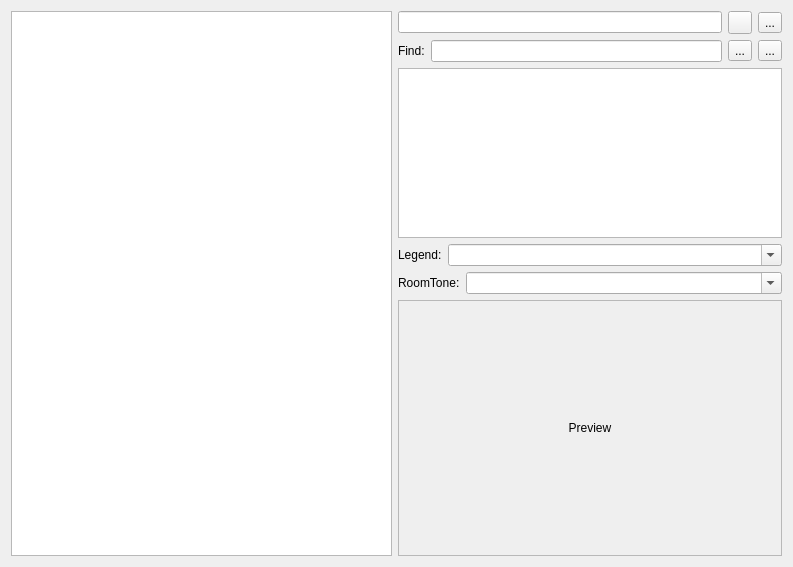
<?xml version="1.0" encoding="UTF-8"?>
<ui version="4.0">
 <class>WelcomeMode</class>
 <widget class="QWidget" name="WelcomeMode">
  <property name="geometry">
   <rect>
    <x>0</x>
    <y>0</y>
    <width>793</width>
    <height>567</height>
   </rect>
  </property>
  <property name="windowTitle">
   <string>Form</string>
  </property>
  <layout class="QHBoxLayout" name="horizontalLayout_2" stretch="0,0">
   <item>
    <widget class="QGraphicsView" name="graphicsView"/>
   </item>
   <item>
    <layout class="QVBoxLayout" name="verticalLayout">
     <item>
      <widget class="QWidget" name="widget" native="true">
       <property name="maximumSize">
        <size>
         <width>384</width>
         <height>16777215</height>
        </size>
       </property>
       <layout class="QHBoxLayout" name="horizontalLayout">
        <property name="leftMargin">
         <number>0</number>
        </property>
        <property name="topMargin">
         <number>0</number>
        </property>
        <property name="rightMargin">
         <number>0</number>
        </property>
        <property name="bottomMargin">
         <number>0</number>
        </property>
        <item>
         <widget class="QLineEdit" name="dirEdit">
          <property name="maximumSize">
           <size>
            <width>384</width>
            <height>16777215</height>
           </size>
          </property>
         </widget>
        </item>
        <item>
         <widget class="QToolButton" name="newFolderButton">
          <property name="toolTip">
           <string>Create a folder inside the current Maps folder</string>
          </property>
          <property name="text">
           <string/>
          </property>
          <property name="icon">
           <iconset resource="../tiled.qrc">
            <normaloff>:/images/16x16/document-new.png</normaloff>:/images/16x16/document-new.png</iconset>
          </property>
          <property name="toolButtonStyle">
           <enum>Qt::ToolButtonIconOnly</enum>
          </property>
         </widget>
        </item>
        <item>
         <widget class="QToolButton" name="dirBrowse">
          <property name="text">
           <string>...</string>
          </property>
         </widget>
        </item>
       </layout>
      </widget>
     </item>
     <item>
      <layout class="QHBoxLayout" name="findLayout">
       <item>
        <widget class="QLabel" name="findLabel">
         <property name="sizePolicy">
          <sizepolicy hsizetype="Preferred" vsizetype="Preferred">
           <horstretch>0</horstretch>
           <verstretch>0</verstretch>
          </sizepolicy>
         </property>
         <property name="text">
          <string>Find:</string>
         </property>
        </widget>
       </item>
       <item>
        <widget class="QLineEdit" name="findEdit">
         <property name="sizePolicy">
          <sizepolicy hsizetype="Preferred" vsizetype="Fixed">
           <horstretch>1</horstretch>
           <verstretch>0</verstretch>
          </sizepolicy>
         </property>
         <property name="maximumSize">
          <size>
           <width>384</width>
           <height>16777215</height>
          </size>
         </property>
         <property name="clearButtonEnabled">
          <bool>true</bool>
         </property>
        </widget>
       </item>
       <item>
        <widget class="QToolButton" name="findPrev">
         <property name="text">
          <string>...</string>
         </property>
         <property name="icon">
          <iconset resource="../tiled.qrc">
           <normaloff>:/images/16x16/go-up.png</normaloff>:/images/16x16/go-up.png</iconset>
         </property>
        </widget>
       </item>
       <item>
        <widget class="QToolButton" name="findNext">
         <property name="text">
          <string>...</string>
         </property>
         <property name="icon">
          <iconset resource="../tiled.qrc">
           <normaloff>:/images/16x16/go-down.png</normaloff>:/images/16x16/go-down.png</iconset>
         </property>
        </widget>
       </item>
      </layout>
     </item>
     <item>
      <widget class="QTreeView" name="treeView">
       <property name="maximumSize">
        <size>
         <width>384</width>
         <height>16777215</height>
        </size>
       </property>
      </widget>
     </item>
     <item>
      <layout class="QHBoxLayout" name="legendLayout">
       <item>
        <widget class="QLabel" name="legendLabel">
         <property name="sizePolicy">
          <sizepolicy hsizetype="Preferred" vsizetype="Preferred">
           <horstretch>0</horstretch>
           <verstretch>0</verstretch>
          </sizepolicy>
         </property>
         <property name="text">
          <string>Legend:</string>
         </property>
        </widget>
       </item>
       <item>
        <widget class="QComboBox" name="legendCombo">
         <property name="sizePolicy">
          <sizepolicy hsizetype="Preferred" vsizetype="Fixed">
           <horstretch>1</horstretch>
           <verstretch>0</verstretch>
          </sizepolicy>
         </property>
         <property name="editable">
          <bool>true</bool>
         </property>
        </widget>
       </item>
      </layout>
     </item>
     <item>
      <layout class="QHBoxLayout" name="roomToneLayout">
       <item>
        <widget class="QLabel" name="roomToneLabel">
         <property name="sizePolicy">
          <sizepolicy hsizetype="Preferred" vsizetype="Preferred">
           <horstretch>0</horstretch>
           <verstretch>0</verstretch>
          </sizepolicy>
         </property>
         <property name="text">
          <string>RoomTone:</string>
         </property>
        </widget>
       </item>
       <item>
        <widget class="QComboBox" name="roomToneCombo">
         <property name="sizePolicy">
          <sizepolicy hsizetype="Preferred" vsizetype="Fixed">
           <horstretch>1</horstretch>
           <verstretch>0</verstretch>
          </sizepolicy>
         </property>
         <property name="editable">
          <bool>true</bool>
         </property>
        </widget>
       </item>
      </layout>
     </item>
     <item>
      <widget class="QLabel" name="label">
       <property name="sizePolicy">
        <sizepolicy hsizetype="Fixed" vsizetype="Fixed">
         <horstretch>0</horstretch>
         <verstretch>0</verstretch>
        </sizepolicy>
       </property>
       <property name="minimumSize">
        <size>
         <width>384</width>
         <height>256</height>
        </size>
       </property>
       <property name="maximumSize">
        <size>
         <width>384</width>
         <height>256</height>
        </size>
       </property>
       <property name="baseSize">
        <size>
         <width>0</width>
         <height>0</height>
        </size>
       </property>
       <property name="frameShape">
        <enum>QFrame::StyledPanel</enum>
       </property>
       <property name="frameShadow">
        <enum>QFrame::Sunken</enum>
       </property>
       <property name="text">
        <string>Preview</string>
       </property>
       <property name="alignment">
        <set>Qt::AlignCenter</set>
       </property>
      </widget>
     </item>
    </layout>
   </item>
  </layout>
 </widget>
 <resources>
  <include location="../tiled.qrc"/>
 </resources>
 <connections/>
</ui>
